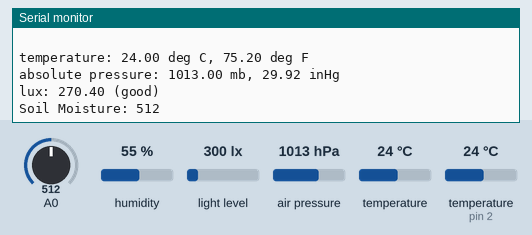
The sketch below on a simulated Arduino Uno, built with avr-gcc and run on an emulated ATmega328P. On the bench: the last lines printed to the serial monitor. Wiring (inferred from the names in the program): TSL2561 light sensor at I2C address 0x39. The test bench sets the inputs (shaded band); at power-on: humidity 55 %, light level 300 lx, A0 = 512, air pressure 1013 hPa, temperature (sensor on pin 2) 24 °C, temperature 24 °C.

Above: at 1.2 s.
1.3 s: humidity set to 22 %
At 2.6 s:
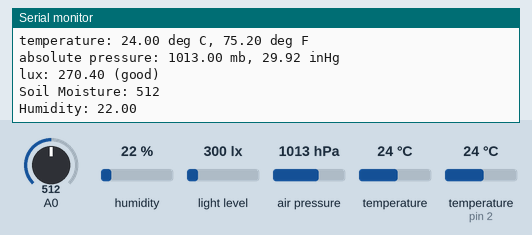
5.6 s: light level set to 40 lx
At 6.33 s:
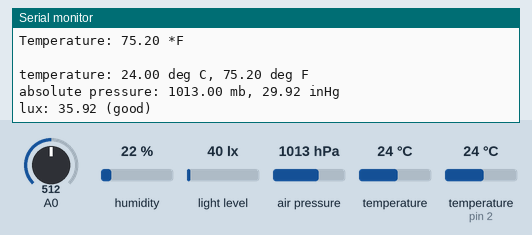
8.7 s: A0 set to 716
At 11.0 s:
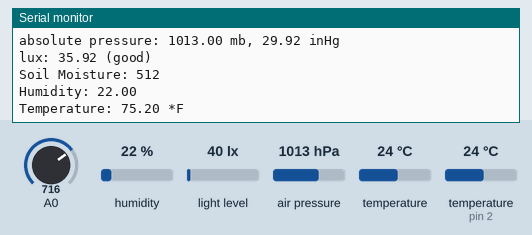
11.8 s: air pressure set to 952 hPa
At 13.6 s:
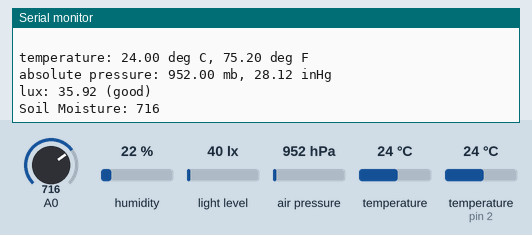
14.9 s: temperature (sensor on pin 2) set to 12 °C
At 17.6 s:
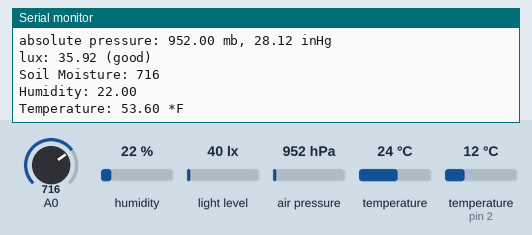
18.0 s: temperature (sensor 0) set to 12 °C
At 21.3 s:
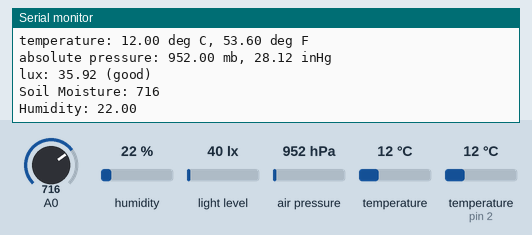

Measured:
- after the input at 1.3 s, the serial monitor: prints a new line after 0.88 s (image 1)
- after the input at 5.6 s, the serial monitor: prints a new line after 0.73 s (image 2)
- after the input at 11.8 s, the serial monitor: prints a new line after 0.59 s (image 4)
- after the input at 14.9 s, the serial monitor: prints a new line after 1.6 s (image 5)
- after the input at 18.0 s, the serial monitor: prints a new line after 0.50 s (image 6)

The sketch:

Arduino-All-Sensors-v2.ino
```cpp
/*Mark Enriquez
Portable Weather Station

Arduino-All-Sensors-v2 was used to check if each sensors connected onto the Arduino, worked simultaneously

I had worked on the code and it had been checked and edited by my other members of the group.*/


#include <Wire.h>
#include <SoftwareSerial.h> //communication on digital pins
#include <SparkFunTSL2561.h> //Luminosity sensor
#include <SFE_BMP180.h> //Barometer/Pressure
#include "DHT.h" //Measure temperature

//Create  DHT22 sensor object.
DHT dht;

// You will need to create an SFE_BMP180 object, here called "pressure":
SFE_BMP180 pressure;

// Create an SFE_TSL2561 object, here called "lightSensor":
SFE_TSL2561 lightSensor;

// Global variables:
boolean gain;     // Gain setting, 0 = X1, 1 = X16;
unsigned int ms;  // Integration ("shutter") time in milliseconds


// function prototypes
void updateTS( String H, String T1, String P, String T2);
void sendCommand(String cmd);
boolean connectWiFi();
float DHT22Read(int s);
double BMP180Read(int s);
double TSL2561Read();
void printError(byte error);

void setup()
{
  restart:  //label

  Serial.begin(9600);

  // Initialize DHT22 sensor.
  dht.setup(2);

  // Initialize BMP180 sensor.
  if (pressure.begin())
  {
    Serial.println("BMP180 init success");
  }
  else
  {
    // Oops, something went wrong, this is usually a connection problem,
    Serial.println("BMP180 init fail\n\n");
    goto restart; //go to label "restart"
  }

    pinMode(A0,INPUT);

  // Initialize TSL2561 sensor.
  lightSensor.begin();
  // The light sensor has a default integration time of 402ms,
  // and a default gain of low (1X).
  // If you would like to change either of these, you can
  // do so using the setTiming() command.

  // If gain = false (0), device is set to low gain (1X)
  // If gain = high (1), device is set to high gain (16X)
  gain = 0;

  // If time = 0, integration will be 13.7ms
  // If time = 1, integration will be 101ms
  // If time = 2, integration will be 402ms
  // If time = 3, use manual start / stop to perform your own integration
  unsigned char time = 1;

  // setTiming() will set the third parameter (ms) to the
  // requested integration time in ms (this will be useful later):
  Serial.println("Set timing...");
  lightSensor.setTiming(gain,time,ms);

  // To start taking measurements, power up the sensor:
  Serial.println("Powerup...");
  lightSensor.setPowerUp();
  // The sensor will now gather light during the integration time.
  // After the specified time, you can retrieve the result from the sensor.
  // Once a measurement occurs, another integration period will start.

}

void loop()
{
  Serial.println(" ");
  double temp2 = BMP180Read(0);
  double pressure = BMP180Read(1);
  double light = TSL2561Read();
  int soil = analogRead(A0);
  Serial.print("Soil Moisture: "); Serial.println(soil);
  float humidity = DHT22Read(0);
  float temp1 = DHT22Read(2);
  delay(2000);
}

//Temperature and Humidity
/* This was mainly used for Humidity readings*/
float DHT22Read(int s)
{
  delay(dht.getMinimumSamplingPeriod());  // Pause for ~2 seconds.
  float h,t,f;
  // Reading temperature or humidity takes about 250 milliseconds!
  // Sensor readings may also be up to 2 seconds 'old' (its a very slow sensor)
  switch (s)
  {
      case 0:
        h = dht.getHumidity();
        // Check if any reads failed and exit early (to try again).
        if (isnan(h))
          {
            Serial.println("Failed to read from DHT sensor!");
            return 0.0;
          }
          else
          {
            Serial.print("Humidity: ");
            Serial.println(h);
            return h;
          }
        break;

      case 1:
        // Read temperature as Celsius (the default)
        t = dht.getTemperature();
        // Check if any reads failed and exit early (to try again).
        if (isnan(t))
          {
            Serial.println("Failed to read from DHT sensor!");
            return 0.0;
          }
          else
          {
            Serial.print("Temperature: ");
            Serial.print(t);
            Serial.println(" *C ");
            return t;
          }
        break;

      case 2:
        // Read temperature as Celsius (the default)
        t = dht.getTemperature();
        // Read temperature as Fahrenheit (isFahrenheit = true)
        f = dht.toFahrenheit(t);
        // Check if any reads failed and exit early (to try again).
        if (isnan(t) || isnan(f))
          {
            Serial.println("Failed to read from DHT sensor!");
            return 0.0;
          }
          else
          {
            Serial.print("Temperature: ");
            Serial.print(f);
            Serial.println(" *F ");
            return f;
          }
          break;

      default: Serial.println("Wrong Case Selected!\n"); break;
  }
}

double BMP180Read(int s)
{
  char status;
  double T,P,p0,a;
  switch (s)
  {
      case 0:
        // Start a temperature measurement:
        // If request is successful, the number of ms to wait is returned.
        // If request is unsuccessful, 0 is returned.
        status = pressure.startTemperature();
        if (status != 0)
          {
            // Wait for the measurement to complete:
            delay(status);

            // Retrieve the completed temperature measurement:
            // Note that the measurement is stored in the variable T.
            // Function returns 1 if successful, 0 if failure.
            status = pressure.getTemperature(T);
            if (status != 0)
              {
                // Print out the measurement:
                Serial.print("temperature: ");
                Serial.print(T,2);
                Serial.print(" deg C, ");
                Serial.print((9.0/5.0)*T+32.0,2);
                Serial.println(" deg F");
                return ((9.0/5.0)*T+32.0);
              }
              else Serial.println("error starting temperature measurement\n");
            }
            else Serial.println("error starting temperature measurement\n");

        break;

      case 1:
        // Start a temperature measurement:
        // If request is successful, the number of ms to wait is returned.
        // If request is unsuccessful, 0 is returned.
        status = pressure.startTemperature();
        if (status != 0)
          {
            // Wait for the measurement to complete:
            delay(status);

            // Retrieve the completed temperature measurement:
            // Note that the measurement is stored in the variable T.
            // Function returns 1 if successful, 0 if failure.
            status = pressure.getTemperature(T);
            if (status != 0)
              {
            // Start a pressure measurement:
            // The parameter is the oversampling setting, from 0 to 3 (highest res, longest wait).
            // If request is successful, the number of ms to wait is returned.
            // If request is unsuccessful, 0 is returned.
            status = pressure.startPressure(3);
            if (status != 0)
              {
                // Wait for the measurement to complete:
                delay(status);

                // Retrieve the completed pressure measurement:
                // Note that the measurement is stored in the variable P.
                // Note also that the function requires the previous temperature measurement (T).
                // (If temperature is stable, you can do one temperature measurement for a number of pressure measurements.)
                // Function returns 1 if successful, 0 if failure.

                status = pressure.getPressure(P,T);
                if (status != 0)
                  {
                    // Print out the measurement:
                    Serial.print("absolute pressure: ");
                    Serial.print(P,2);
                    Serial.print(" mb, ");
                    Serial.print(P*0.0295333727,2);
                    Serial.println(" inHg");
                    return P;
                  }
                  else Serial.println("error retrieving pressure measurement\n");
                }
                else Serial.println("error retrieving pressure measurement\n");
              }
              else Serial.println("error starting temperature measurement\n");
            }
            else Serial.println("error starting temperature measurement\n");
        break;

      default: Serial.println("Wrong Case Selected!\n"); break;
  }
}

double TSL2561Read()
{
  // Wait between measurements before retrieving the result
  // (You can also configure the sensor to issue an interrupt
  // when measurements are complete)

  // This sketch uses the TSL2561's built-in integration timer.
  // You can also perform your own manual integration timing
  // by setting "time" to 3 (manual) in setTiming(),
  // then performing a manualStart() and a manualStop() as in the below
  // commented statements:

  // ms = 1000;
  // light.manualStart();
  delay(ms);
  // light.manualStop();

  // Once integration is complete, we'll retrieve the data.

  // There are two light sensors on the device, one for visible light
  // and one for infrared. Both sensors are needed for lux calculations.

  // Retrieve the data from the device:

  unsigned int data0, data1;

  if (lightSensor.getData(data0,data1))
  {
    // getData() returned true, communication was successful
    /*
    Serial.println(" ");
    Serial.print("data0: ");
    Serial.print(data0);
    Serial.print(" data1: ");
    Serial.print(data1);
    */

    // To calculate lux, pass all your settings and readings
    // to the getLux() function.

    // The getLux() function will return 1 if the calculation
    // was successful, or 0 if one or both of the sensors was
    // saturated (too much light). If this happens, you can
    // reduce the integration time and/or gain.

    double lux;    // Resulting lux value
    boolean good;  // True if neither sensor is saturated

    // Perform lux calculation:

    good = lightSensor.getLux(gain,ms,data0,data1,lux);

    // Print out the results:

    Serial.print("lux: ");
    Serial.print(lux);
    if (good)
    {
      Serial.println(" (good)");
      return lux;
    }
    else
    {
      Serial.println(" (BAD)");
    }
  }
  else
  {
    // getData() returned false because of an I2C error, inform the user.

    byte error = lightSensor.getError();
    printError(error);
    return 0;
  }
}

void printError(byte error)
  // If there's an I2C error, this function will
  // print out an explanation.
{
  Serial.print("I2C error: ");
  Serial.print(error,DEC);
  Serial.print(", ");

  switch(error)
  {
    case 0:
      Serial.println("success");
      break;
    case 1:
      Serial.println("data too long for transmit buffer");
      break;
    case 2:
      Serial.println("received NACK on address (disconnected?)");
      break;
    case 3:
      Serial.println("received NACK on data");
      break;
    case 4:
      Serial.println("other error");
      break;
    default:
      Serial.println("unknown error");
  }
}
```
